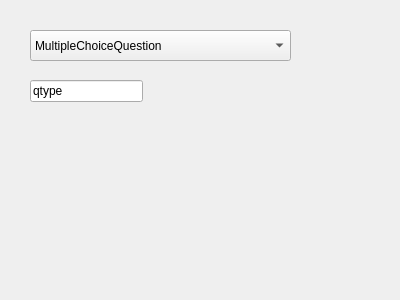
<?xml version="1.0" encoding="UTF-8"?>
<ui version="4.0">
 <class>Form</class>
 <widget class="QWidget" name="Form">
  <property name="geometry">
   <rect>
    <x>0</x>
    <y>0</y>
    <width>400</width>
    <height>300</height>
   </rect>
  </property>
  <property name="windowTitle">
   <string>Form</string>
  </property>
  <widget class="QComboBox" name="comboBox">
   <property name="geometry">
    <rect>
     <x>30</x>
     <y>30</y>
     <width>261</width>
     <height>31</height>
    </rect>
   </property>
   <item>
    <property name="text">
     <string>MultipleChoiceQuestion</string>
    </property>
   </item>
   <item>
    <property name="text">
     <string>ClickMapQuestion</string>
    </property>
   </item>
  </widget>
  <widget class="QLineEdit" name="lineEdit">
   <property name="geometry">
    <rect>
     <x>30</x>
     <y>80</y>
     <width>113</width>
     <height>22</height>
    </rect>
   </property>
   <property name="text">
    <string>qtype</string>
   </property>
  </widget>
 </widget>
 <resources/>
 <connections/>
</ui>
